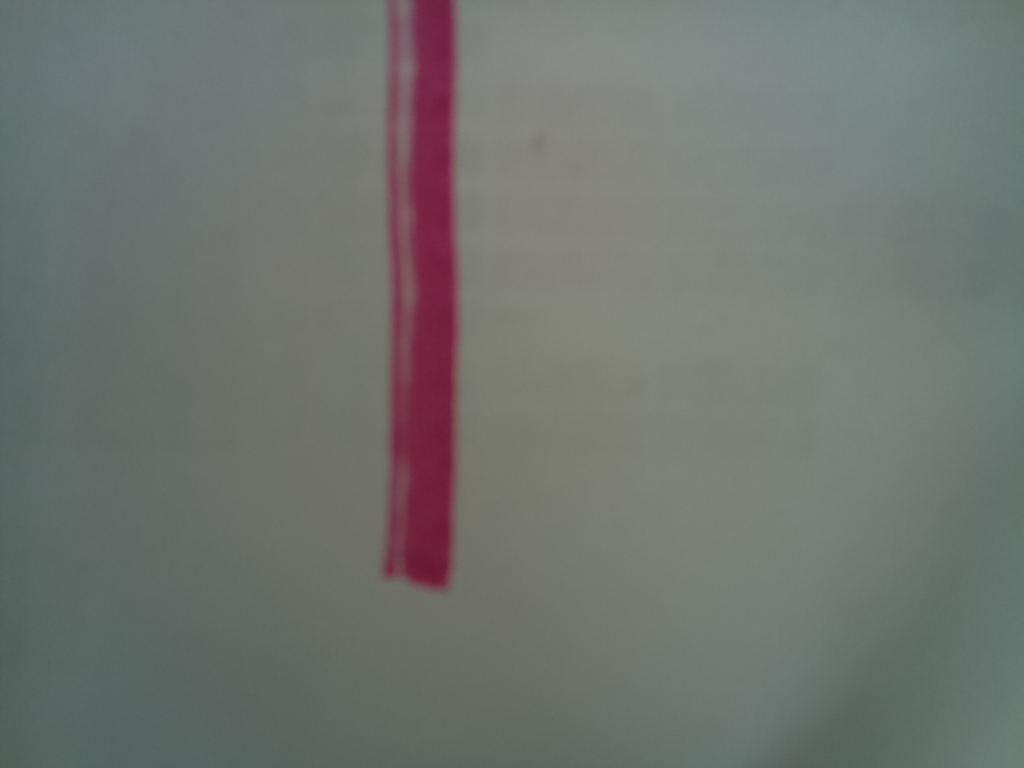
#> input picture hw11/line.jpg, 1024 x 768 px
$ python test_processing.py
#> lines starting #> are read from the running program, lines starting #| are printed output that depends on the picture
from PIL import Image

img_data = Image.open("line.jpg")
#> img_data is the input picture: PIL image 1024x768 RGB; mean R, G, B 111.6, 115.9, 111.4
img_data = img_data.convert('RGB')
img_data.show()

import matplotlib.pyplot as plt
width, height = img_data.size
#> width = 1024; height = 768
print(str(width)+" "+str(height))
#| 1024 768

index = []
reds = []
greens = []
blues = []
sum = []
for i in range(width):
    r, g, b = img_data.getpixel((i, 45))
    index.append(i)
    reds.append(r)
    greens.append(g)
    blues.append(b)
    sum.append(r+g+b)
#> this loop made 1024 passes
#> (r, g, b) on passes 1 to 3: (96, 112, 112), (98, 114, 114), (98, 114, 113)
#> after the loop, blues = 1024 values, max 139 at index 784, min 67 at index 436, mean 124.3; greens = 1024 values, max 141 at index 601, min 34 at index 446, mean 124.6; index = 1024 values from 0 to 1023; reds = 1024 values, max 136 at index 574, min 96 at index 0, mean 118.5; sum = 1024 values, max 414 at index 601, min 216 at index 436, mean 367.3

plt.plot(index,reds,'r-', index,greens,'g-', index,blues,'b-',index,sum,'k-')
plt.show()
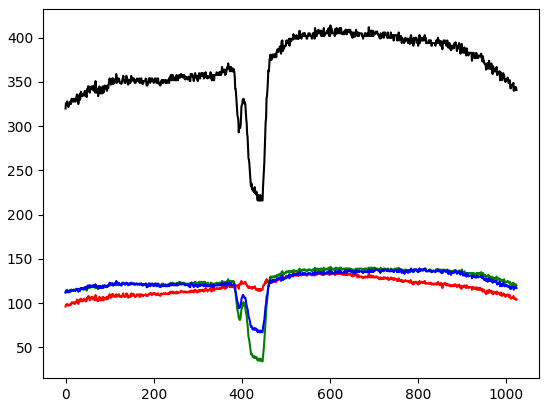
#> figure drawn by matplotlib, 1 panel; curve peaks at x = 574, y = 136; curve peaks at x = 601, y = 141; curve peaks at x = 784, y = 139
